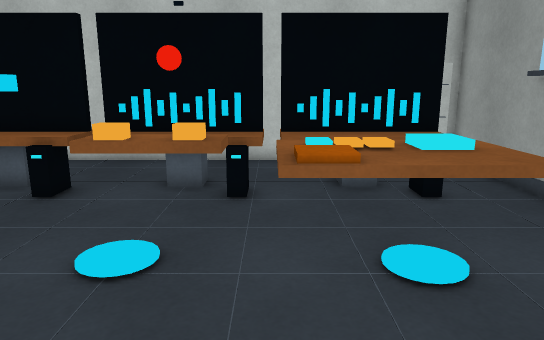
[1] (above)

15 first-person views from a walk through a 3-D level made in the Unity game engine. The camera is 1.4 m above the floor, tilts 12° down and sees 70° across. The floor is counted in squares, 0.5 m on a side. Each view is taken from the middle of a square. On the plan, view 1 faces up. The plan holds only what a view shows up to about 20 squares ahead; the rest is blank. The player character is not drawn.

[2]
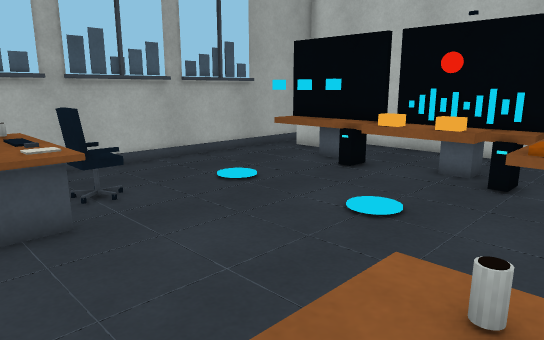

[3]
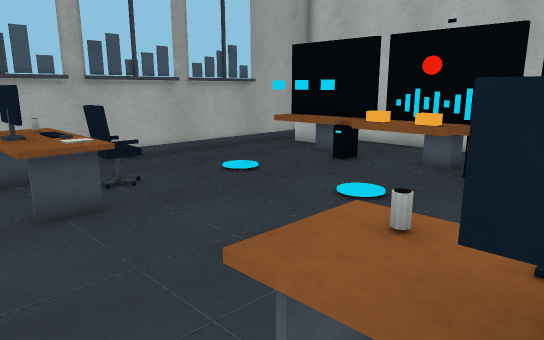

[4]
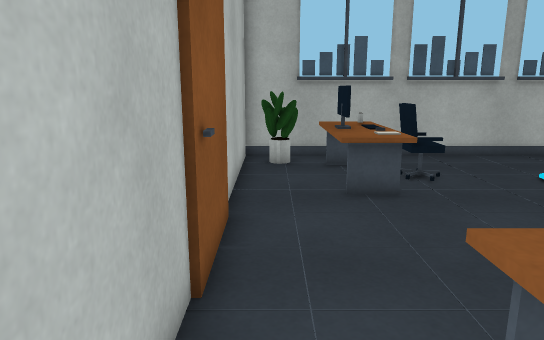

[5]
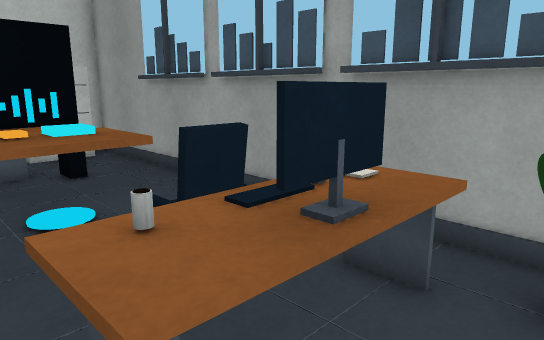

[6]
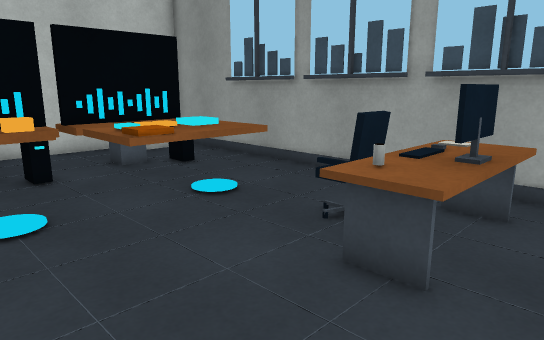

[7]
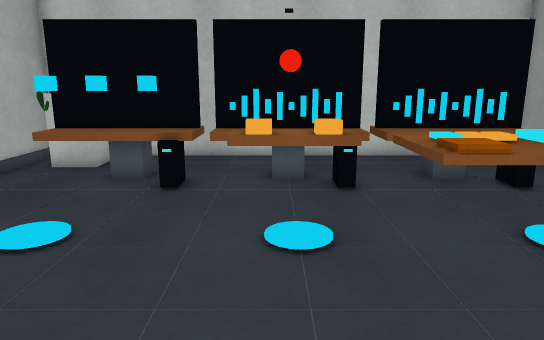

[8]
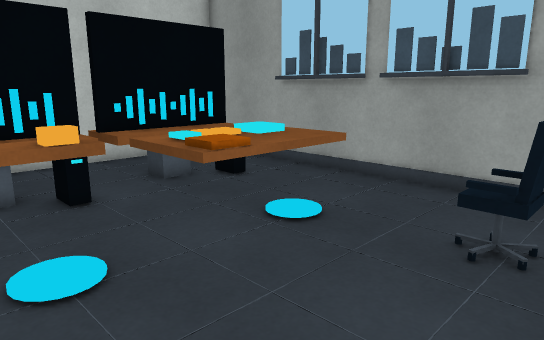

[9]
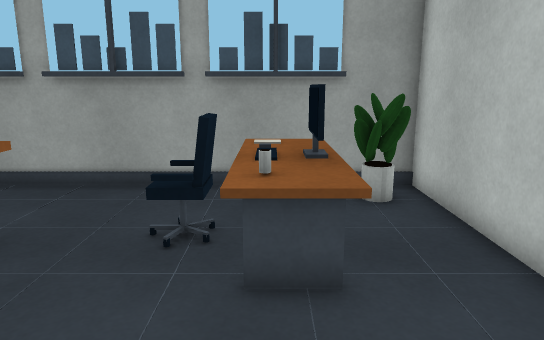

[10]
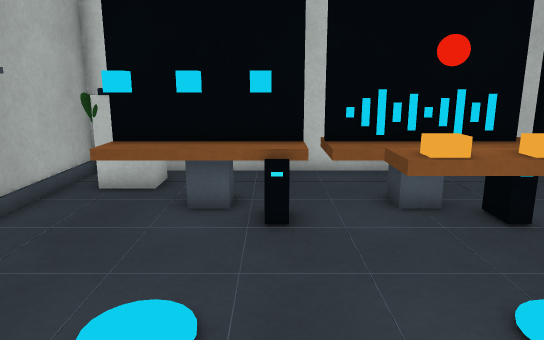

[11]
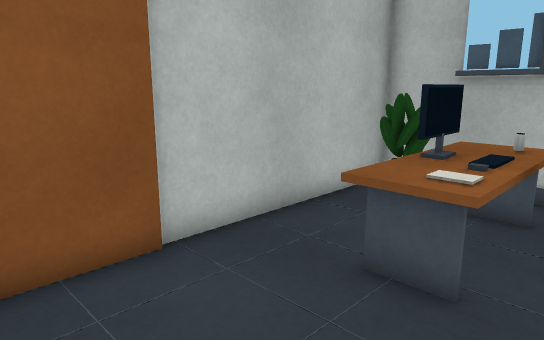

[12]
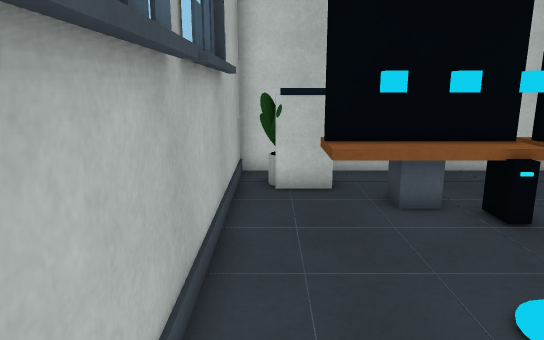

[13]
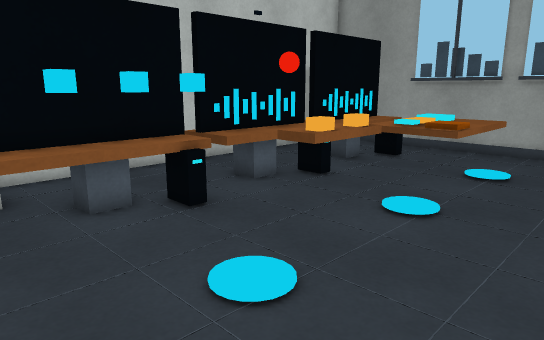

[14]
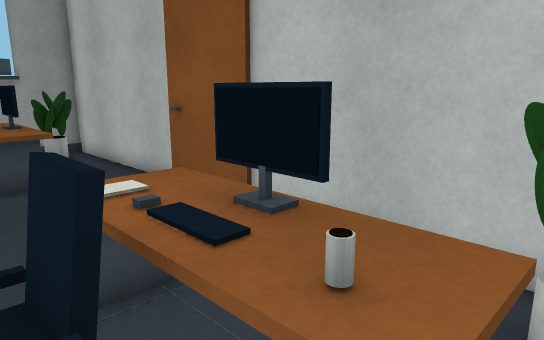

[15]
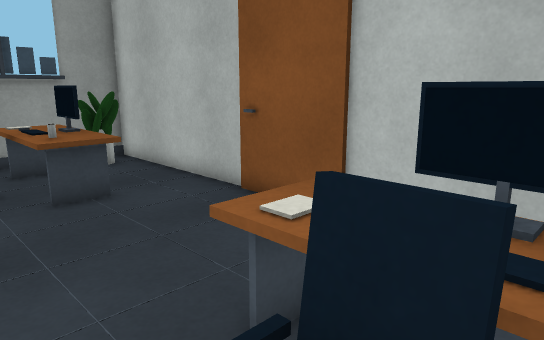

### Floor plan
Key: @ floor where view 1 was taken; # wall or solid block; x gap in a wall; . floor; = window, fence, low wall or low ledge; ^ raised ledge; O other object.
Columns run from 12 left of view 1 to 7 right of it. Each row starts with its distance up from view 1.
 15 #################  #
 14 #= .............####
 13 ##^............    #
 12 #.x^^^^=^^^^=^^^^x.#
 11 #.^^^^^^^^O^^^^O^#.#
 10 #.^^^^O^^OOO^^^^O..#
  9 #..OOOO.^^^=.^^^^..#
  8 #........OO#^^^^^^.#
  7 #.......#.. ^^^^^^.#
  6 #...........^^^^^..#
  5 #..................#
  4 #..................#
  3 #..................#
  2 #...O..........O...#
  1 #..x.=........=.x..#
  0 #.^^^^^.....@^^^^^.#
 -1 #.^^^^^......^^^^^.#
 -2 #=#..............=##
 -3 ###..............###
 -4 ####################

Positions as (right, up) in squares from view 1, and headings:
1: (0, 0), facing up
2: (2, -2), facing up-left
3: (3, -3), facing up-left
4: (4, -3), facing left
5: (0, -3), facing up-right
6: (-4, -3), facing up-right
7: (-3, -1), facing up
8: (-4, 0), facing up-right
9: (-4, 0), facing right
10: (-6, 2), facing up
11: (-1, 2), facing down-left
12: (-11, 2), facing up
13: (-11, 2), facing up-right
14: (-11, 2), facing down-right
15: (-9, 3), facing down-right
